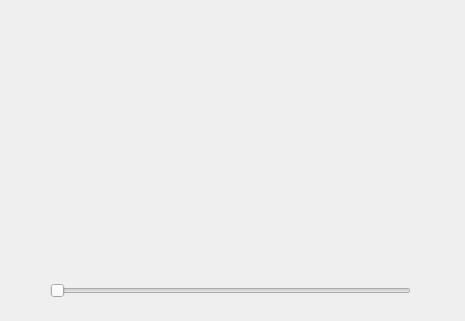
<?xml version="1.0" encoding="UTF-8"?>
<ui version="4.0">
 <class>TTKSpeedMeterWindow</class>
 <widget class="QMainWindow" name="TTKSpeedMeterWindow">
  <property name="geometry">
   <rect>
    <x>0</x>
    <y>0</y>
    <width>465</width>
    <height>321</height>
   </rect>
  </property>
  <property name="windowTitle">
   <string>TTKSpeedMeterWindow</string>
  </property>
  <widget class="QWidget" name="centralWidget">
   <widget class="TTKSpeedMeterWidget" name="widget" native="true">
    <property name="geometry">
     <rect>
      <x>100</x>
      <y>20</y>
      <width>250</width>
      <height>250</height>
     </rect>
    </property>
   </widget>
   <widget class="QSlider" name="horizontalSlider">
    <property name="geometry">
     <rect>
      <x>50</x>
      <y>280</y>
      <width>361</width>
      <height>22</height>
     </rect>
    </property>
    <property name="maximum">
     <number>100</number>
    </property>
    <property name="orientation">
     <enum>Qt::Horizontal</enum>
    </property>
   </widget>
  </widget>
 </widget>
 <layoutdefault spacing="6" margin="11"/>
 <customwidgets>
  <customwidget>
   <class>TTKSpeedMeterWidget</class>
   <extends>QWidget</extends>
   <header>ttkspeedmeterwidget.h</header>
   <container>1</container>
  </customwidget>
 </customwidgets>
 <resources/>
 <connections/>
</ui>
